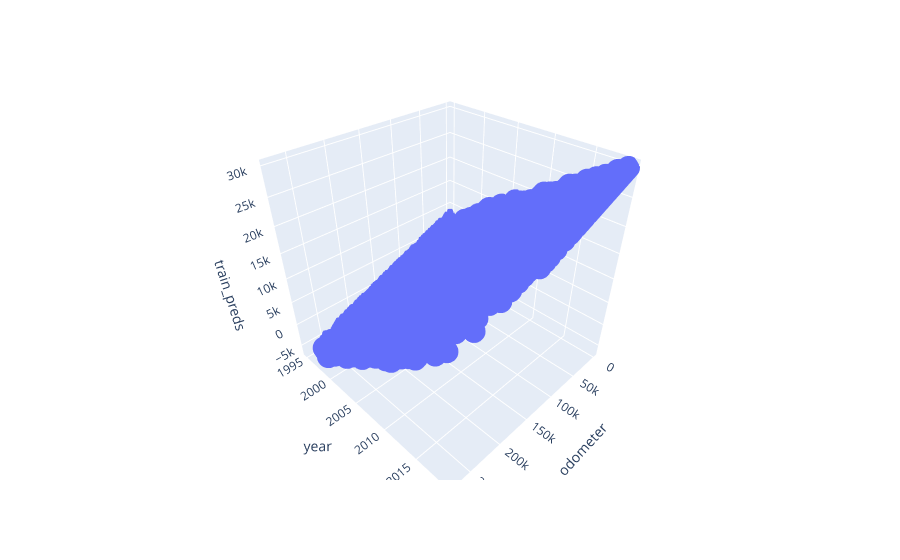

The notebook cell saved with this chart:
### Markdown cell above
**Plot Predicted Data from Linear Regression**

### Code cell
#Plot Predicted Data from Linear Regression

px.scatter_3d(train_preds_plot, x = "odometer", y = "year", z = "train_preds")

### Figure 1 — Plotly figure (JSON) as saved in the notebook; plotly's stock layout.template omitted (floating-point values rounded to 4 significant figures; data arrays with more than 128 entries replaced by an {"elided": "..."} marker saying what was removed)
{"data": [{"hovertemplate": "odometer=%{x}<br>year=%{y}<br>train_preds=%{z}<extra></extra>", "legendgroup": "", "marker": {"color": "#636efa", "symbol": "circle"}, "mode": "markers", "name": "", "scene": "scene", "showlegend": false, "type": "scatter3d", "x": {"elided": "22518 int values"}, "y": {"elided": "22518 int values"}, "z": {"elided": "22518 float values"}}], "layout": {"legend": {"tracegroupgap": 0}, "margin": {"t": 60}, "scene": {"domain": {"x": [0, 1], "y": [0, 1]}, "xaxis": {"title": {"text": "odometer"}}, "yaxis": {"title": {"text": "year"}}, "zaxis": {"title": {"text": "train_preds"}}}}}
